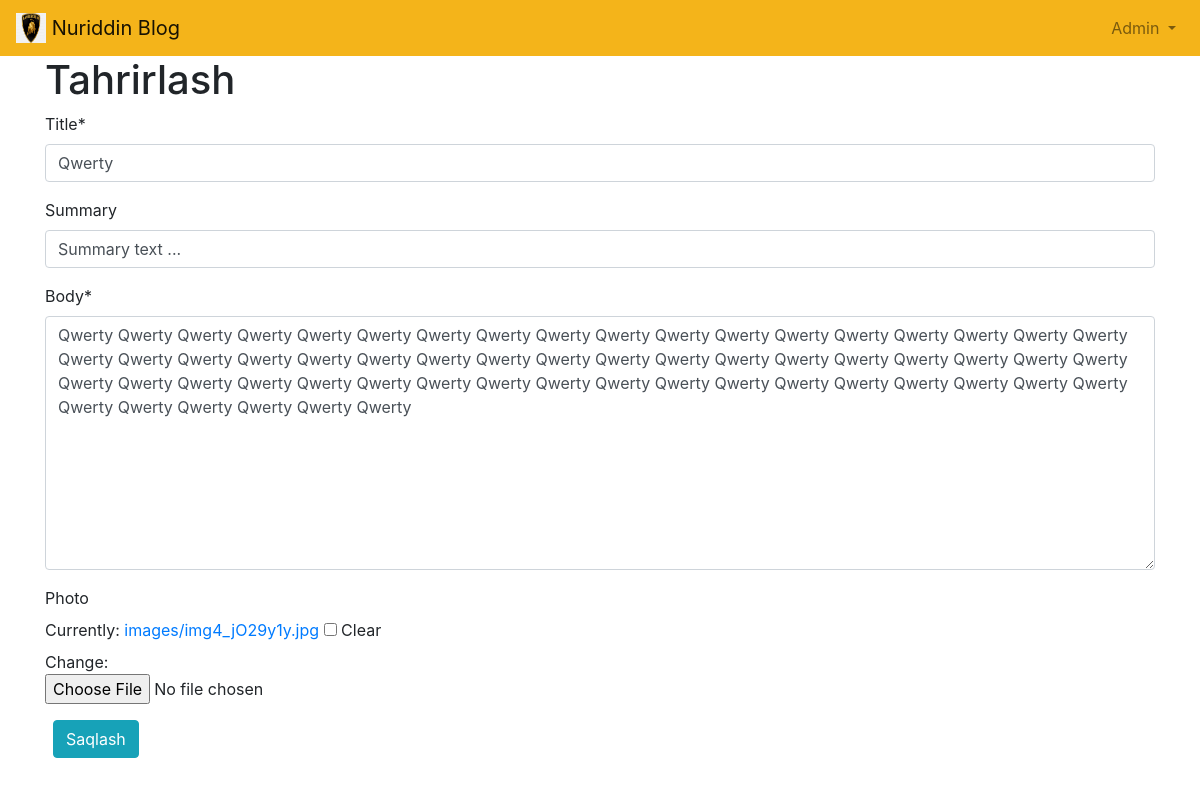
The app's page /articles/4/edit/ (signed in) with its own data.
### accounts/models.py (models this page shows)
class CustomUser(AbstractUser):
    age = models.PositiveIntegerField(null=True, blank=True)

### articles/models.py (models this page shows, shortened)
class Article(models.Model):
    title = models.CharField(max_length=150)
    summary = models.CharField(max_length=200, blank=True)
    body = RichTextField()
    photo = models.ImageField(upload_to='images/', blank=True)
    date = models.DateTimeField(auto_now_add=True)
    author = models.ForeignKey(
        get_user_model(),
        on_delete=models.CASCADE,
    )

### articles/views.py (the view)
# urls.py: path('<int:pk>/edit/', ArticleUpdateView.as_view(), name="article_edit"),
class ArticleUpdateView(LoginRequiredMixin, UserPassesTestMixin, UpdateView):
    model = Article
    fields = ('title', 'summary', 'body', 'photo')
    template_name = 'article_edit.html'
    def test_func(self):
        obj = self.get_object()
        return obj.author == self.request.user

### templates/article_edit.html (shortened to what this page needs)
{% extends 'base.html' %}
{% load crispy_forms_tags %}
{% block content %}
    <h1>Tahrirlash</h1>
    <form method="post" enctype="multipart/form-data">{% csrf_token %}
        {{ form|crispy }}
    <button class="btn btn-info ml-2" type="submit">Saqlash</button>
    </form>
{% endblock content %}

### templates/base.html (shortened to what this page needs)
{% load static %}
<!DOCTYPE html>
<html>
    <head>
            <link rel="stylesheet" href="https://cdn.jsdelivr.net/npm/bootstrap@4.5.3/dist/css/bootstrap.min.css">
    </head>
    <body>
        <nav class="navbar navbar-expand-lg navbar-light" style="background-color: #F4B41A;">
            <a class="navbar-brand" href="{% url 'home' %}">
                <img src="/static/assets/img/lamborghini.png" width="30" height="30" class="d-inline-block align-top" alt="">
                Nuriddin Blog
            </a>
            <div class="collapse navbar-collapse" id="navbarSupportedContent">
                {% if user.is_authenticated %}
                    <ul class="navbar-nav ml-auto">
                        <li class="nav-item">
                            <a class="nav-link dropdown-toggle" href="#"
                                id="navbarDropdown" role="button" data-toggle="dropdown"
                                aria-haspopup="true" aria-expanded="false">
                                {{ user.username | title }}
                            </a>
                        </li>
                    </ul>
                {% else %}
                    <form class="form-inline ml-auto">
                        <a href="{% url 'login' %}" class="btn btn-outline-light">Kirish</a>
                        <a href="{% url 'signup' %}" class="btn btn-primary ml-2">Ro'yxatdan o'tish</a>
                    </form>
                {% endif %}
            </div>
        </nav>
        <main>
            <div class="container">
                {% block content %}
                {% endblock content %}
            </div>
        </main>
    </body>
</html>

### records on screen
CustomUser: username "Admin"
Article: title "Qwerty", summary "Summary text ...", body "Qwerty Qwerty Qwerty Qwerty Qwerty Qwerty Qwerty Qwerty Qwerty Qwerty Qwerty Qwerty Qwerty Qwerty Qwerty Qwerty Qwerty Qwerty Qwerty Qwerty Qwerty Qwerty Qwerty Qwerty Qwerty Qwerty Qwerty Qwerty Qwerty Qwerty Qwerty Qwerty Qwerty Qwerty Qwerty Qwerty Qwerty Qwerty Qwerty Qwerty Qwerty Qwerty Qwerty Qwerty Qwerty Qwerty Qwerty Qwerty Qwerty Qwerty Qwerty Qwerty Qwerty Qwerty Qwerty Qwerty Qwerty Qwerty Qwerty Qwerty"
